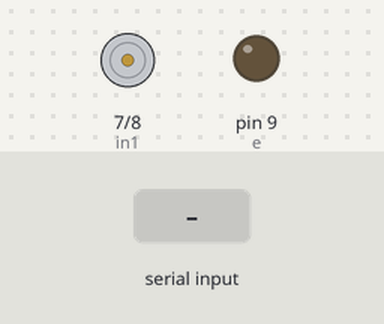
The sketch below on a simulated Arduino Uno, built with avr-gcc and run on an emulated ATmega328P. On the bench: motor-driver pin pairs drawn as motors (green arrow = first pin HIGH = forward, orange = second pin HIGH = backward, longer = more drive), output pins drawn as LEDs (lit = HIGH). The test bench sets the inputs (shaded band). What the sketch prints to the serial monitor is not drawn.

Above: at 1.8 s.
1.9 s: "den\n" received over the second serial link
At 2.3 s:
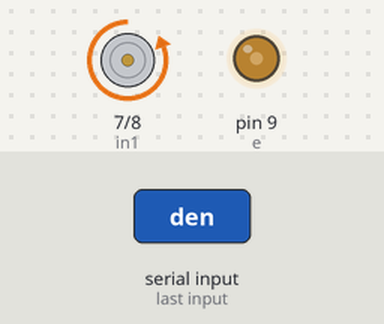
3.5 s: "trang\n" received over the second serial link
At 4.6 s:
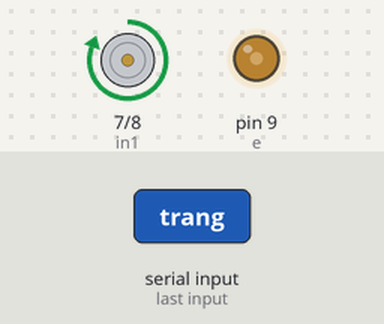
Timing chart, 0 to 6.5 s (numbered marks = the images above; inputs shaded):
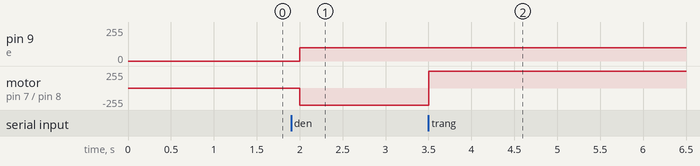

The sketch:

DC.ino
```cpp
#include <SoftwareSerial.h>
#include <Servo.h>

SoftwareSerial BT(4, 5);

int in1 = 7;
int in2 = 8;
int e = 9;

String currentState = "";

void setup() {
  pinMode(in1, OUTPUT);
  pinMode(in2, OUTPUT);
  pinMode(e, OUTPUT);

  Serial.begin(9600);
  BT.begin(9600);
  Serial.println("Sẵn sàng nhận lệnh từ HC-05.");
}

void loop() {
  if (BT.available()) {
    String response = BT.readStringUntil('\n');
    response.trim();
    Serial.print("Phản hồi HC-05: ");
    Serial.println(response);
    currentState = response;
  }

  if (currentState == "den") {
    digitalWrite(in1, LOW);
    digitalWrite(in2, HIGH);
    analogWrite(e, 100);

  } else if (currentState == "trang") {
    digitalWrite(in1, HIGH);
    digitalWrite(in2, LOW);
    analogWrite(e, 100);
  }
  delay(500);
}

/*
Cách lắp:
- Module HC-05:
    + TX của HC-05 → chân 4
    + RX của HC-05 ← chân 5
    + VCC → 5V
    + GND → GND

- Module L298N:
    + IN1 -> D7
    + IN2 -> D8
    + ENA -> D9 (PWM)
    + OUT1/OUT2 -> Motor DC
    + VCC -> Pin, GND nối chung với Arduino
*/
```

Measured:
- after the input at 1.9 s, pin 9 (e): 0/255 → 100/255 after 0.10 s; motor on pin 7 (in1) / pin 8 (in2): stopped → backward 255/255 after 0.10 s
- after the input at 3.5 s, motor on pin 7 (in1) / pin 8 (in2): backward 255/255 → forward 255/255 at once
